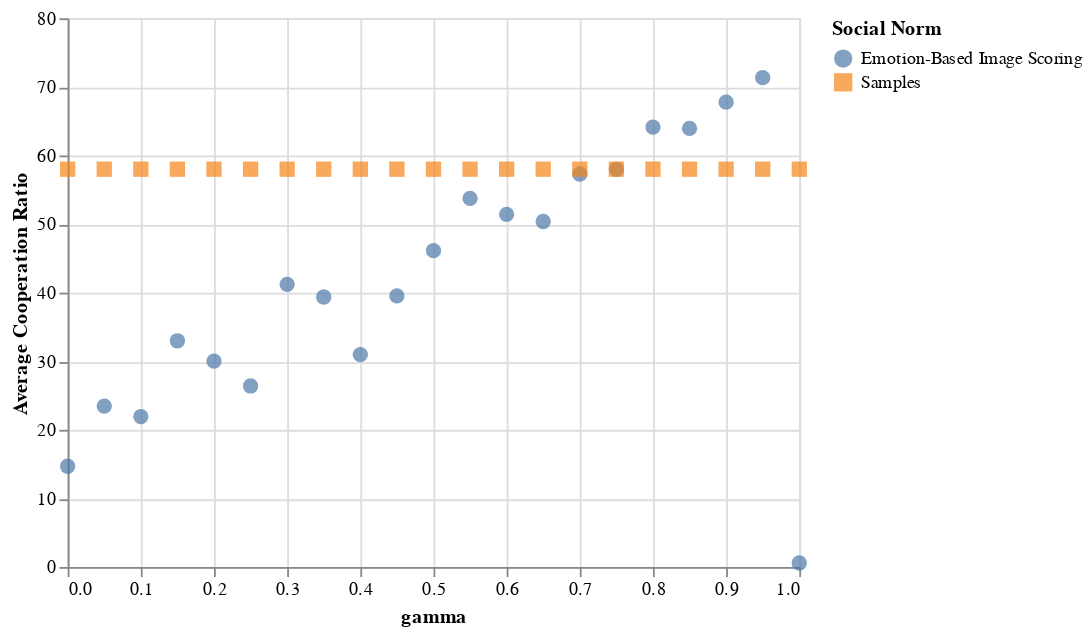

The code cell stored with this chart in its notebook:
### Code cell
alt.Chart(melted).mark_point(filled=True, size=70).encode(
    x='gamma',
    y='Average Cooperation Ratio',
    color='Social Norm:N',
    shape='Social Norm:N'
)

### Figure 1 — Vega-Lite specification as saved in the notebook (floating-point values rounded to 4 significant figures)
{"config": {"view": {"continuousWidth": 400, "continuousHeight": 300}}, "data": {"name": "data-e27eb41bb0b4ba9ffc76fd8ba0858014"}, "mark": {"type": "point", "filled": true, "size": 70}, "encoding": {"color": {"field": "Social Norm", "type": "nominal"}, "shape": {"field": "Social Norm", "type": "nominal"}, "x": {"field": "gamma", "type": "quantitative"}, "y": {"field": "Average Cooperation Ratio", "type": "quantitative"}}, "$schema": "https://vega.github.io/schema/vega-lite/v4.17.0.json", "datasets": {"data-e27eb41bb0b4ba9ffc76fd8ba0858014": [{"gamma": 0.0, "Social Norm": "Emotion-Based Image Scoring", "Average Cooperation Ratio": 14.69}, {"gamma": 0.05, "Social Norm": "Emotion-Based Image Scoring", "Average Cooperation Ratio": 23.46}, {"gamma": 0.1, "Social Norm": "Emotion-Based Image Scoring", "Average Cooperation Ratio": 21.94}, {"gamma": 0.15, "Social Norm": "Emotion-Based Image Scoring", "Average Cooperation Ratio": 32.98}, {"gamma": 0.2, "Social Norm": "Emotion-Based Image Scoring", "Average Cooperation Ratio": 30.02}, {"gamma": 0.25, "Social Norm": "Emotion-Based Image Scoring", "Average Cooperation Ratio": 26.39}, {"gamma": 0.3, "Social Norm": "Emotion-Based Image Scoring", "Average Cooperation Ratio": 41.21}, {"gamma": 0.35, "Social Norm": "Emotion-Based Image Scoring", "Average Cooperation Ratio": 39.37}, {"gamma": 0.4, "Social Norm": "Emotion-Based Image Scoring", "Average Cooperation Ratio": 30.96}, {"gamma": 0.45, "Social Norm": "Emotion-Based Image Scoring", "Average Cooperation Ratio": 39.52}, {"gamma": 0.5, "Social Norm": "Emotion-Based Image Scoring", "Average Cooperation Ratio": 46.11}, {"gamma": 0.55, "Social Norm": "Emotion-Based Image Scoring", "Average Cooperation Ratio": 53.76}, {"gamma": 0.6, "Social Norm": "Emotion-Based Image Scoring", "Average Cooperation Ratio": 51.4}, {"gamma": 0.65, "Social Norm": "Emotion-Based Image Scoring", "Average Cooperation Ratio": 50.37}, {"gamma": 0.7, "Social Norm": "Emotion-Based Image Scoring", "Average Cooperation Ratio": 57.3}, {"gamma": 0.75, "Social Norm": "Emotion-Based Image Scoring", "Average Cooperation Ratio": 57.99}, {"gamma": 0.8, "Social Norm": "Emotion-Based Image Scoring", "Average Cooperation Ratio": 64.14}, {"gamma": 0.85, "Social Norm": "Emotion-Based Image Scoring", "Average Cooperation Ratio": 63.95}, {"gamma": 0.9, "Social Norm": "Emotion-Based Image Scoring", "Average Cooperation Ratio": 67.77}, {"gamma": 0.95, "Social Norm": "Emotion-Based Image Scoring", "Average Cooperation Ratio": 71.35}, {"gamma": 1.0, "Social Norm": "Emotion-Based Image Scoring", "Average Cooperation Ratio": 0.5782}, {"gamma": 0.0, "Social Norm": "Image Scoring", "Average Cooperation Ratio": null}, {"gamma": 0.05, "Social Norm": "Image Scoring", "Average Cooperation Ratio": null}, {"gamma": 0.1, "Social Norm": "Image Scoring", "Average Cooperation Ratio": null}, {"gamma": 0.15, "Social Norm": "Image Scoring", "Average Cooperation Ratio": null}, {"gamma": 0.2, "Social Norm": "Image Scoring", "Average Cooperation Ratio": null}, {"gamma": 0.25, "Social Norm": "Image Scoring", "Average Cooperation Ratio": null}, {"gamma": 0.3, "Social Norm": "Image Scoring", "Average Cooperation Ratio": null}, {"gamma": 0.35, "Social Norm": "Image Scoring", "Average Cooperation Ratio": null}, {"gamma": 0.4, "Social Norm": "Image Scoring", "Average Cooperation Ratio": null}, {"gamma": 0.45, "Social Norm": "Image Scoring", "Average Cooperation Ratio": null}, {"gamma": 0.5, "Social Norm": "Image Scoring", "Average Cooperation Ratio": null}, {"gamma": 0.55, "Social Norm": "Image Scoring", "Average Cooperation Ratio": null}, {"gamma": 0.6, "Social Norm": "Image Scoring", "Average Cooperation Ratio": null}, {"gamma": 0.65, "Social Norm": "Image Scoring", "Average Cooperation Ratio": null}, {"gamma": 0.7, "Social Norm": "Image Scoring", "Average Cooperation Ratio": null}, {"gamma": 0.75, "Social Norm": "Image Scoring", "Average Cooperation Ratio": null}, {"gamma": 0.8, "Social Norm": "Image Scoring", "Average Cooperation Ratio": null}, {"gamma": 0.85, "Social Norm": "Image Scoring", "Average Cooperation Ratio": null}, {"gamma": 0.9, "Social Norm": "Image Scoring", "Average Cooperation Ratio": null}, {"gamma": 0.95, "Social Norm": "Image Scoring", "Average Cooperation Ratio": null}, {"gamma": 1.0, "Social Norm": "Image Scoring", "Average Cooperation Ratio": null}, {"gamma": 0.0, "Social Norm": "Samples", "Average Cooperation Ratio": 58.0}, {"gamma": 0.05, "Social Norm": "Samples", "Average Cooperation Ratio": 58.0}, {"gamma": 0.1, "Social Norm": "Samples", "Average Cooperation Ratio": 58.0}, {"gamma": 0.15, "Social Norm": "Samples", "Average Cooperation Ratio": 58.0}, {"gamma": 0.2, "Social Norm": "Samples", "Average Cooperation Ratio": 58.0}, {"gamma": 0.25, "Social Norm": "Samples", "Average Cooperation Ratio": 58.0}, {"gamma": 0.3, "Social Norm": "Samples", "Average Cooperation Ratio": 58.0}, {"gamma": 0.35, "Social Norm": "Samples", "Average Cooperation Ratio": 58.0}, {"gamma": 0.4, "Social Norm": "Samples", "Average Cooperation Ratio": 58.0}, {"gamma": 0.45, "Social Norm": "Samples", "Average Cooperation Ratio": 58.0}, {"gamma": 0.5, "Social Norm": "Samples", "Average Cooperation Ratio": 58.0}, {"gamma": 0.55, "Social Norm": "Samples", "Average Cooperation Ratio": 58.0}, {"gamma": 0.6, "Social Norm": "Samples", "Average Cooperation Ratio": 58.0}, {"gamma": 0.65, "Social Norm": "Samples", "Average Cooperation Ratio": 58.0}, {"gamma": 0.7, "Social Norm": "Samples", "Average Cooperation Ratio": 58.0}, {"gamma": 0.75, "Social Norm": "Samples", "Average Cooperation Ratio": 58.0}, {"gamma": 0.8, "Social Norm": "Samples", "Average Cooperation Ratio": 58.0}, {"gamma": 0.85, "Social Norm": "Samples", "Average Cooperation Ratio": 58.0}, {"gamma": 0.9, "Social Norm": "Samples", "Average Cooperation Ratio": 58.0}, {"gamma": 0.95, "Social Norm": "Samples", "Average Cooperation Ratio": 58.0}, {"gamma": 1.0, "Social Norm": "Samples", "Average Cooperation Ratio": 58.0}]}}
